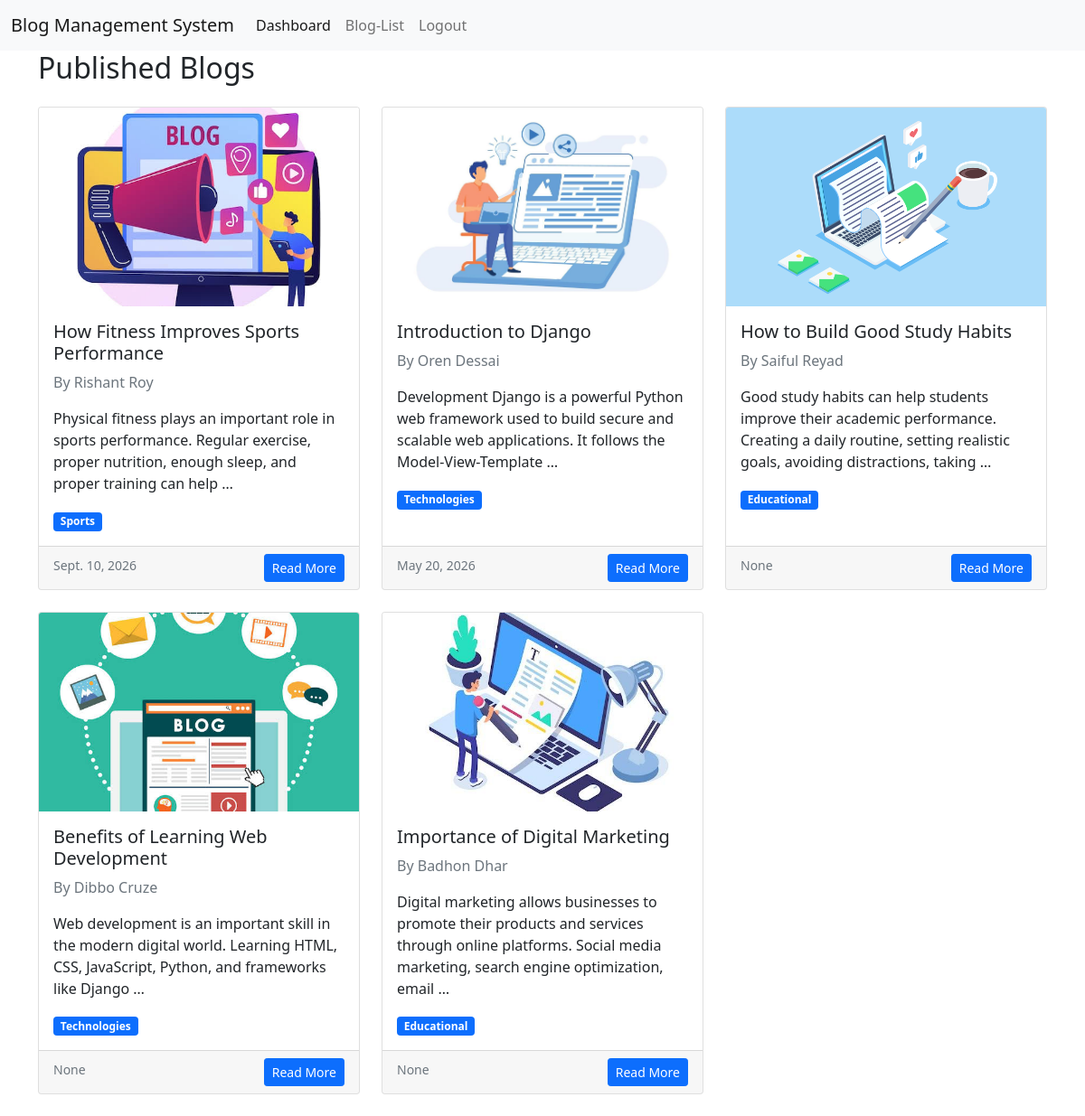
The app's page /home (signed in) with its own data.
### blogs/models.py (models this page shows, shortened)
class BlogModel(models.Model):
    CATEGORY_TYPES=[
        ('Educational','Educational'),
        ('Technologies','Technologies'),
        ('Sports','Sports'),
    ]
    title = models.CharField(max_length=100,null=True)
    author_name = models.CharField(max_length=100,null=True)
    content = models.TextField(null=True)
    category = models.CharField(choices=CATEGORY_TYPES,max_length=20,null=True)
    blog_image = models.ImageField(upload_to='media/blog_image',null=True)
    publish_date = models.DateField(null=True)
    created_at = models.DateField(auto_now_add=True)

### blogs/views.py (the view)
# urls.py: path('home',home,name='home'),
@login_required
def home(request):
    blogs = BlogModel.objects.all().order_by('-publish_date')
    context = {
        'blogs': blogs
    }
    return render(request, 'pages/home.html', context)

### blogs/templates/pages/home.html (shortened to what this page needs)
{% extends 'master/base.html' %}
{% block content %}
<h2 class="mb-4"> Published Blogs </h2>
<div class="row">
    {% for blog in blogs %}
    <div class="col-md-4 mb-4">
        <div class="card h-100">
            {% if blog.blog_image %}
            <img src="{{ blog.blog_image.url }}"
                 class="card-img-top"
                 style="height: 220px; object-fit: cover;">
            {% endif %}
            <div class="card-body">
                <h5 class="card-title">
                    {{ blog.title }}
                </h5>
                <p class="text-muted">
                    By {{ blog.author_name }}
                </p>
                <p>
                    {{ blog.content|truncatewords:20 }}
                </p>
                <span class="badge bg-primary">
                    {{ blog.category }}
                </span>
            </div>
            <div class="card-footer">
                <small class="text-muted">
                    {{ blog.publish_date }}
                </small>
                <a href="{% url 'blog_detail' blog.id %}" class="btn btn-sm btn-primary float-end">Read More</a>
            </div>
        </div>
    </div>
    {% empty %}
    <div class="alert alert-info">No blog posts available.</div>
    {% endfor %}
</div>
{% endblock %}

### blogs/templates/master/base.html (shortened to what this page needs)
<!doctype html>
<html lang="en">
  <head>
    <link href="https://cdn.jsdelivr.net/npm/bootstrap@5.0.2/dist/css/bootstrap.min.css" rel="stylesheet">
  </head>
  <body>
    {% include 'master/nav.html' %}
    <div class="container">
        {% block content %}
        {% endblock content %}
    </div>
  </body>
</html>

### blogs/templates/master/nav.html (shortened to what this page needs)
<nav class="navbar navbar-expand-lg navbar-light bg-light">
  <div class="container-fluid">
    <a class="navbar-brand" href="#">Blog Management System </a>
    <div class="collapse navbar-collapse" id="navbarNav">
      <ul class="navbar-nav">
        {% if request.user.is_authenticated %}
        <li class="nav-item">
          <a class="nav-link active" aria-current="page" href="{% url 'home' %}">Dashboard</a>
        </li>
        <li class="nav-item">
          <a class="nav-link" href="{% url 'blog_list' %}">Blog-List</a>
        </li>
        <li class="nav-item">
          <a class="nav-link" href="{% url 'logout_page' %}">Logout</a>
        </li>
        {% endif %}
      </ul>
    </div>
  </div>
</nav>

### records on screen
BlogModel: blog_image (picture), title "How Fitness Improves Sports Performance", author_name "Rishant Roy", content "Physical fitness plays an important role in sports performance. Regular exercise, proper nutrition, enough sleep, and proper training can help …", category "Sports", publish_date "Sept. 10, 2026"
BlogModel: blog_image (picture), title "Introduction to Django", author_name "Oren Dessai", content "Development Django is a powerful Python web framework used to build secure and scalable web applications. It follows the Model-View-Template …", category "Technologies", publish_date "May 20, 2026"
BlogModel: blog_image (picture), title "How to Build Good Study Habits", author_name "Saiful Reyad", content "Good study habits can help students improve their academic performance. Creating a daily routine, setting realistic goals, avoiding distractions, taking …", category "Educational", publish_date "None"
BlogModel: blog_image (picture), title "Benefits of Learning Web Development", author_name "Dibbo Cruze", content "Web development is an important skill in the modern digital world. Learning HTML, CSS, JavaScript, Python, and frameworks like Django …", category "Technologies", publish_date "None"
BlogModel: blog_image (picture), title "Importance of Digital Marketing", author_name "Badhon Dhar", content "Digital marketing allows businesses to promote their products and services through online platforms. Social media marketing, search engine optimization, email …", category "Educational", publish_date "None"
